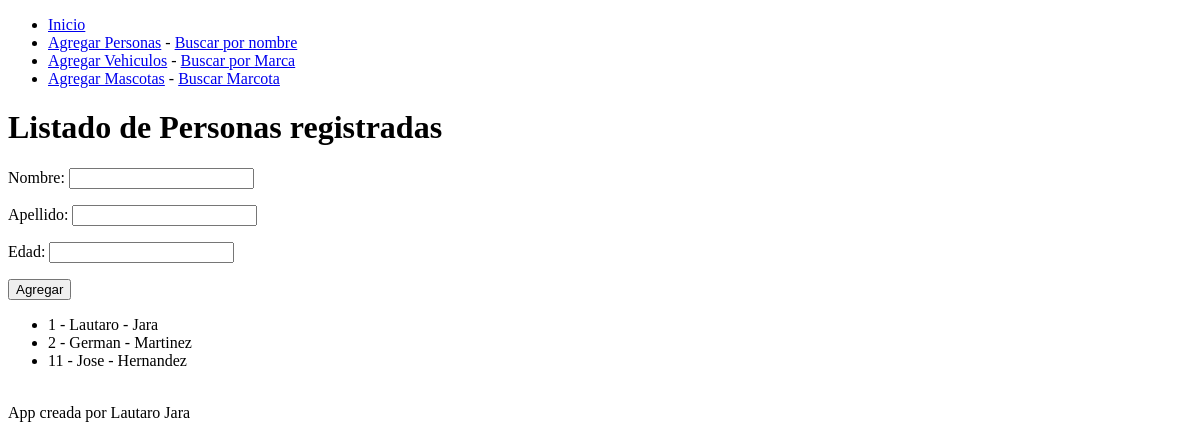
The page /personas/ on the database as committed earlier.
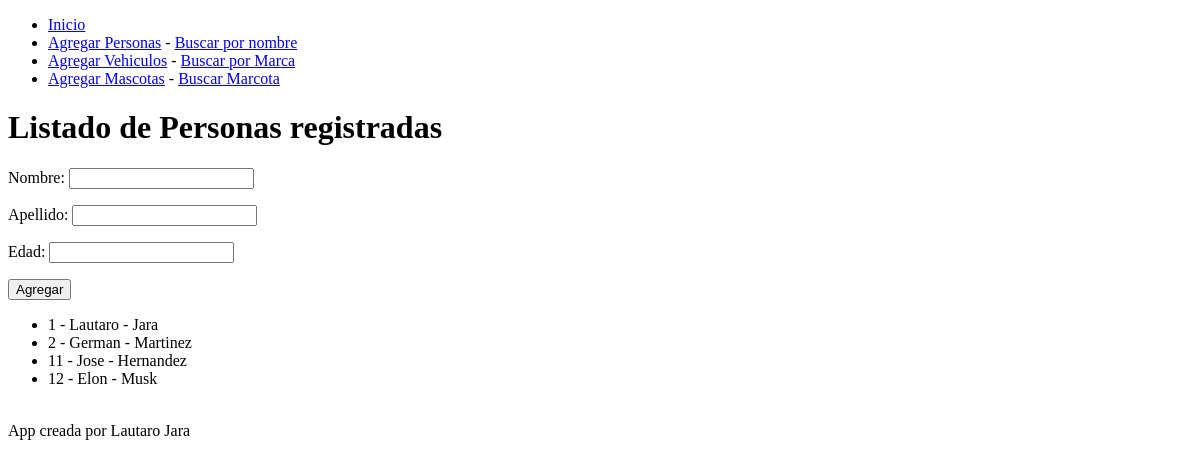
The same page on the database as committed later.
### herencia_HTML/models.py (models this page shows)
class Persona(models.Model):
    nombre = models.TextField(max_length=100)
    apellido = models.TextField(max_length=100)
    edad = models.TextField(max_length=10)
    def __str__(self):
        return f"{self.id} -\t{self.nombre} -\t{self.apellido}"

### herencia_HTML/views.py (the view)
# urls.py: path('personas/', mostrar_personas, name="personas"),
def mostrar_personas(request):
    persona = Persona.objects.all()
    context = {
        "Personas": persona,
        "Formulario": PersonaForm(),
    }
    return render(request, "herencia_HTML/persona.html", context)

### herencia_HTML/forms.py
class PersonaForm(forms.Form):
    nombre = forms.CharField(max_length=100)
    apellido = forms.CharField(max_length=100)
    edad = forms.CharField(max_length=10)

### herencia_HTML/templates/herencia_HTML/persona.html (shortened to what this page needs)
{% extends 'herencia_HTML/base.html' %}
{% block titulo %} Listado de Personas registradas {% endblock %}
{% block contenido %}
<form action="{% url 'personas-crear' %}" method="POST">
    {{Formulario.as_p}}
    <input type="submit" value="Agregar">
</form>
<ul>
    {% for persona in Personas %}
        <li>{{persona}}</li>
    {% endfor %}
</ul>
<br>
{% endblock %}

### herencia_HTML/templates/herencia_HTML/base.html (shortened to what this page needs)
<!DOCTYPE html>
<html lang="en">
<head>
</head>
<body>
<nav>
    <ul>
        <li><a href="{% url 'index' %}">Inicio</a></li>
        <li><a href="{% url 'personas' %}">Agregar Personas</a> - <a href="{% url 'personas-list' %}"> Buscar por nombre</a></li>
        <li><a href="{% url 'vehiculos' %}">Agregar Vehiculos</a> - <a href="{% url 'vehiculos-list' %}"> Buscar por Marca</a></li>
        <li><a href="{% url 'mascotas' %}">Agregar Mascotas</a> - <a href="{% url 'mascotas-list' %}"> Buscar Marcota</a></li>
    </ul>
</nav>
<h1>{% block titulo %}  {% endblock %}</h1>
{% block contenido %} {% endblock %}
</body>
<footer>
    App creada por Lautaro Jara
</footer>
</html>

Rows that differ between the two databases and show on the page:
added Persona: id+nombre+apellido "12 - Elon - Musk"
